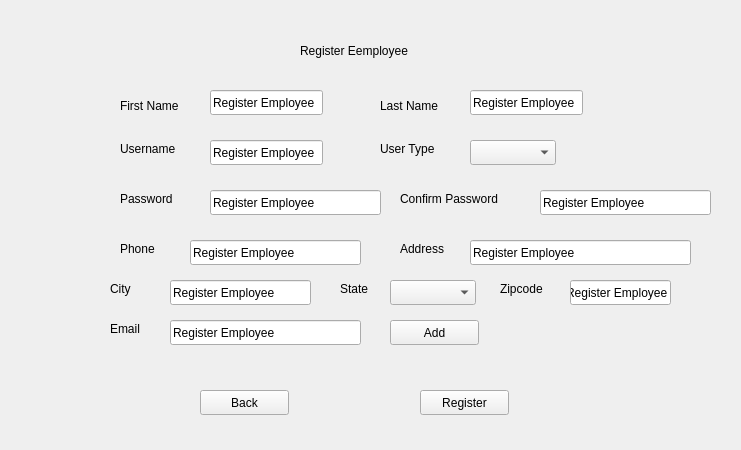
<?xml version="1.0" encoding="UTF-8"?>
<ui version="4.0">
 <class>Form</class>
 <widget class="QWidget" name="Form">
  <property name="geometry">
   <rect>
    <x>0</x>
    <y>0</y>
    <width>741</width>
    <height>450</height>
   </rect>
  </property>
  <property name="windowTitle">
   <string>Form</string>
  </property>
  <widget class="QLabel" name="label">
   <property name="geometry">
    <rect>
     <x>300</x>
     <y>20</y>
     <width>151</width>
     <height>61</height>
    </rect>
   </property>
   <property name="text">
    <string>Register Eemployee</string>
   </property>
  </widget>
  <widget class="QLabel" name="label_3">
   <property name="geometry">
    <rect>
     <x>120</x>
     <y>90</y>
     <width>81</width>
     <height>31</height>
    </rect>
   </property>
   <property name="text">
    <string>First Name</string>
   </property>
  </widget>
  <widget class="QLineEdit" name="lineEdit_2">
   <property name="geometry">
    <rect>
     <x>210</x>
     <y>90</y>
     <width>113</width>
     <height>25</height>
    </rect>
   </property>
   <property name="text">
    <string>Register Employee</string>
   </property>
  </widget>
  <widget class="QLabel" name="label_4">
   <property name="geometry">
    <rect>
     <x>380</x>
     <y>90</y>
     <width>81</width>
     <height>31</height>
    </rect>
   </property>
   <property name="text">
    <string>Last Name</string>
   </property>
  </widget>
  <widget class="QLabel" name="label_5">
   <property name="geometry">
    <rect>
     <x>120</x>
     <y>190</y>
     <width>67</width>
     <height>17</height>
    </rect>
   </property>
   <property name="text">
    <string>Password</string>
   </property>
  </widget>
  <widget class="QLineEdit" name="lineEdit_3">
   <property name="geometry">
    <rect>
     <x>470</x>
     <y>90</y>
     <width>113</width>
     <height>25</height>
    </rect>
   </property>
   <property name="text">
    <string>Register Employee</string>
   </property>
  </widget>
  <widget class="QLabel" name="label_6">
   <property name="geometry">
    <rect>
     <x>120</x>
     <y>140</y>
     <width>71</width>
     <height>17</height>
    </rect>
   </property>
   <property name="text">
    <string>Username</string>
   </property>
  </widget>
  <widget class="QPushButton" name="pushButton_2">
   <property name="geometry">
    <rect>
     <x>200</x>
     <y>390</y>
     <width>89</width>
     <height>25</height>
    </rect>
   </property>
   <property name="text">
    <string>Back</string>
   </property>
  </widget>
  <widget class="QLabel" name="label_8">
   <property name="geometry">
    <rect>
     <x>400</x>
     <y>190</y>
     <width>131</width>
     <height>17</height>
    </rect>
   </property>
   <property name="text">
    <string>Confirm Password</string>
   </property>
  </widget>
  <widget class="QPushButton" name="pushButton">
   <property name="geometry">
    <rect>
     <x>390</x>
     <y>320</y>
     <width>89</width>
     <height>25</height>
    </rect>
   </property>
   <property name="text">
    <string>Add</string>
   </property>
  </widget>
  <widget class="QPushButton" name="pushButton_3">
   <property name="geometry">
    <rect>
     <x>420</x>
     <y>390</y>
     <width>89</width>
     <height>25</height>
    </rect>
   </property>
   <property name="text">
    <string>Register</string>
   </property>
  </widget>
  <widget class="QLineEdit" name="lineEdit_4">
   <property name="geometry">
    <rect>
     <x>210</x>
     <y>190</y>
     <width>171</width>
     <height>25</height>
    </rect>
   </property>
   <property name="text">
    <string>Register Employee</string>
   </property>
  </widget>
  <widget class="QLabel" name="label_9">
   <property name="geometry">
    <rect>
     <x>110</x>
     <y>320</y>
     <width>67</width>
     <height>17</height>
    </rect>
   </property>
   <property name="text">
    <string>Email</string>
   </property>
  </widget>
  <widget class="QLineEdit" name="lineEdit_6">
   <property name="geometry">
    <rect>
     <x>170</x>
     <y>320</y>
     <width>191</width>
     <height>25</height>
    </rect>
   </property>
   <property name="text">
    <string>Register Employee</string>
   </property>
  </widget>
  <widget class="QLineEdit" name="lineEdit_5">
   <property name="geometry">
    <rect>
     <x>210</x>
     <y>140</y>
     <width>113</width>
     <height>25</height>
    </rect>
   </property>
   <property name="text">
    <string>Register Employee</string>
   </property>
  </widget>
  <widget class="QLineEdit" name="lineEdit_7">
   <property name="geometry">
    <rect>
     <x>540</x>
     <y>190</y>
     <width>171</width>
     <height>25</height>
    </rect>
   </property>
   <property name="text">
    <string>Register Employee</string>
   </property>
  </widget>
  <widget class="QLabel" name="label_2">
   <property name="geometry">
    <rect>
     <x>380</x>
     <y>140</y>
     <width>67</width>
     <height>17</height>
    </rect>
   </property>
   <property name="text">
    <string>User Type</string>
   </property>
  </widget>
  <widget class="QComboBox" name="comboBox">
   <property name="geometry">
    <rect>
     <x>470</x>
     <y>140</y>
     <width>86</width>
     <height>25</height>
    </rect>
   </property>
  </widget>
  <widget class="QLabel" name="label_7">
   <property name="geometry">
    <rect>
     <x>120</x>
     <y>240</y>
     <width>67</width>
     <height>17</height>
    </rect>
   </property>
   <property name="text">
    <string>Phone</string>
   </property>
  </widget>
  <widget class="QLineEdit" name="lineEdit_8">
   <property name="geometry">
    <rect>
     <x>190</x>
     <y>240</y>
     <width>171</width>
     <height>25</height>
    </rect>
   </property>
   <property name="text">
    <string>Register Employee</string>
   </property>
  </widget>
  <widget class="QLabel" name="label_10">
   <property name="geometry">
    <rect>
     <x>400</x>
     <y>240</y>
     <width>131</width>
     <height>17</height>
    </rect>
   </property>
   <property name="text">
    <string>Address</string>
   </property>
  </widget>
  <widget class="QLineEdit" name="lineEdit_9">
   <property name="geometry">
    <rect>
     <x>470</x>
     <y>240</y>
     <width>221</width>
     <height>25</height>
    </rect>
   </property>
   <property name="text">
    <string>Register Employee</string>
   </property>
  </widget>
  <widget class="QLabel" name="label_11">
   <property name="geometry">
    <rect>
     <x>110</x>
     <y>280</y>
     <width>67</width>
     <height>17</height>
    </rect>
   </property>
   <property name="text">
    <string>City</string>
   </property>
  </widget>
  <widget class="QLineEdit" name="lineEdit_10">
   <property name="geometry">
    <rect>
     <x>170</x>
     <y>280</y>
     <width>141</width>
     <height>25</height>
    </rect>
   </property>
   <property name="text">
    <string>Register Employee</string>
   </property>
  </widget>
  <widget class="QLabel" name="label_12">
   <property name="geometry">
    <rect>
     <x>340</x>
     <y>280</y>
     <width>61</width>
     <height>17</height>
    </rect>
   </property>
   <property name="text">
    <string>State</string>
   </property>
  </widget>
  <widget class="QComboBox" name="comboBox_2">
   <property name="geometry">
    <rect>
     <x>390</x>
     <y>280</y>
     <width>86</width>
     <height>25</height>
    </rect>
   </property>
  </widget>
  <widget class="QLabel" name="label_13">
   <property name="geometry">
    <rect>
     <x>500</x>
     <y>280</y>
     <width>131</width>
     <height>17</height>
    </rect>
   </property>
   <property name="text">
    <string>Zipcode</string>
   </property>
  </widget>
  <widget class="QLineEdit" name="lineEdit_11">
   <property name="geometry">
    <rect>
     <x>570</x>
     <y>280</y>
     <width>101</width>
     <height>25</height>
    </rect>
   </property>
   <property name="text">
    <string>Register Employee</string>
   </property>
  </widget>
 </widget>
 <resources/>
 <connections/>
</ui>
